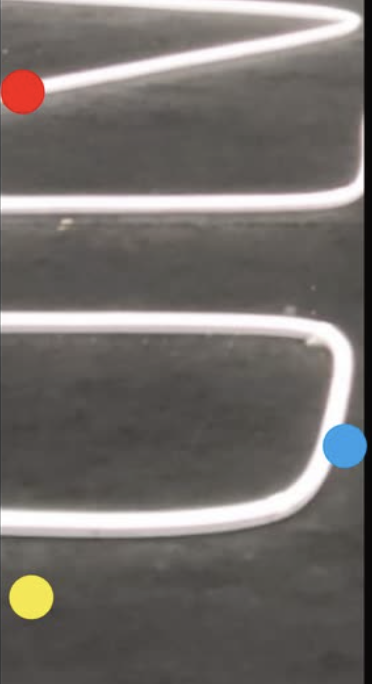
#> input picture beacons.png, 372 x 684 px
$ jupyter execute fullbeaconprocess.ipynb   (shell and % lines are left out)
#> lines starting #> are read from the running program, lines starting #| are printed output that depends on the picture; after the words box and inside, x2 and y2 are one past the last pixel; in counts of white or black regions, pixels touching at a corner belong together
[cell 1]
# Python code for Multiple Color Detection

import cv2
import numpy as np
import matplotlib.pyplot as plt
from IPython.display import Image
import glob
import math


input_img = cv2.imread("beacons.png")
#> input_img is the input picture: shape (684, 372, 3); mean B, G, R 105.8, 109.1, 113.8
img = cv2.resize(input_img, (640, 480))
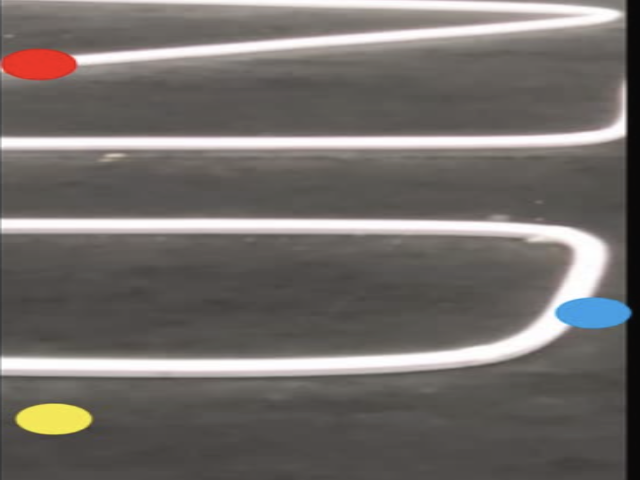
#> img: shape (480, 640, 3); mean B, G, R 105.7, 109.1, 113.8
# Make a copy to draw contour outline
input_image_cpy = img.copy()

hsv = cv2.cvtColor(img, cv2.COLOR_BGR2HSV)
#> hsv: shape (480, 640, 3); mean H, S, V 26, 21.3, 114.7

# define range of red color in HSV
lower_red = np.array([0, 50, 50])
upper_red = np.array([20, 255, 255])

# define range of green color in HSV
lower_yellow = np.array([20, 100, 100])
upper_yellow = np.array([30, 255, 255])

# define range of blue color in HSV
lower_blue = np.array([100, 50, 50])
upper_blue = np.array([130, 255, 255])

# create a mask for red color
mask_red = cv2.inRange(hsv, lower_red, upper_red)
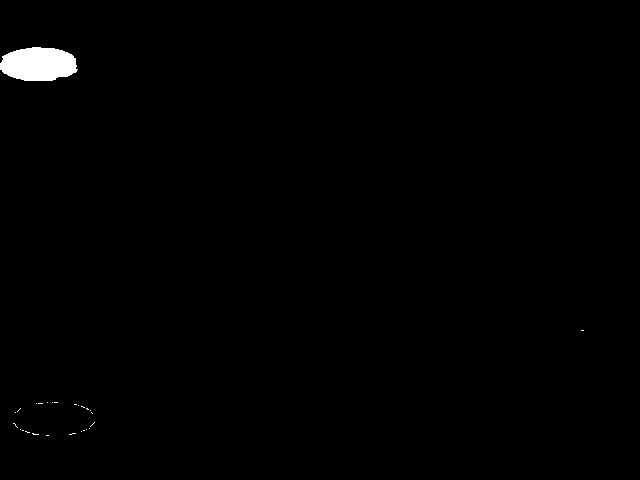
#> mask_red: shape (480, 640); 0.71% white; 27 white regions (26 under 20 px), largest, box (x1, y1, x2, y2) and area: (0, 47, 78, 81) 2106

# create a mask for green color
mask_yellow = cv2.inRange(hsv, lower_yellow, upper_yellow)
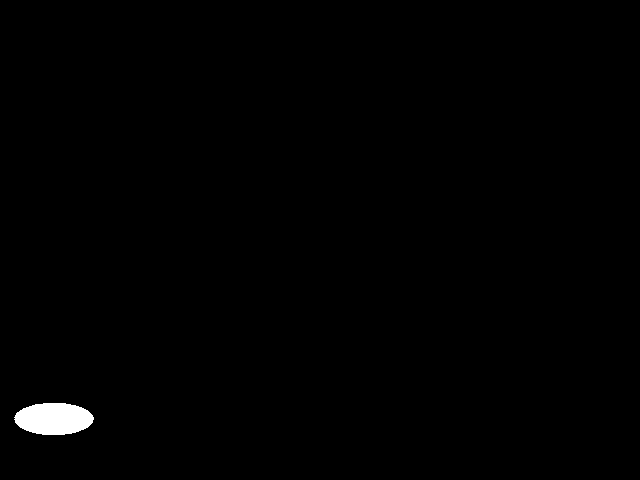
#> mask_yellow: shape (480, 640); 0.66% white; 1 white region, box (x1, y1, x2, y2) and area: (14, 403, 94, 435) 2017

# create a mask for blue color
mask_blue = cv2.inRange(hsv, lower_blue, upper_blue)
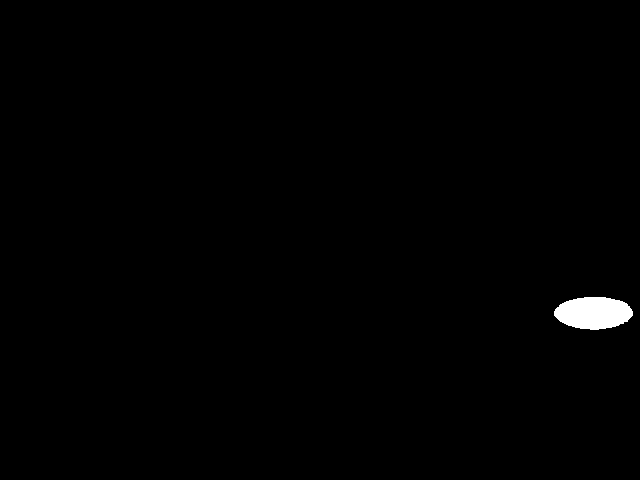
#> mask_blue: shape (480, 640); 0.66% white; 1 white region

# find contours in the red mask
contours_red, _ = cv2.findContours(mask_red, cv2.RETR_TREE, cv2.CHAIN_APPROX_SIMPLE)
#> contours_red = 27 contours, 26 with area under 20; largest, box (x1, y1, x2, y2) and area: (0, 47, 78, 81) 2016

# find contours in the green mask
contours_yellow, _ = cv2.findContours(mask_yellow, cv2.RETR_TREE, cv2.CHAIN_APPROX_SIMPLE)
#> contours_yellow = 1 contour; box (x1, y1, x2, y2) and area: (14, 403, 94, 435) 1932

# find contours in the blue mask
contours_blue, _ = cv2.findContours(mask_blue, cv2.RETR_TREE, cv2.CHAIN_APPROX_SIMPLE)
#> contours_blue = 1 contour; box (x1, y1, x2, y2) and area: (554, 297, 633, 330) 1926

# loop through the red contours and draw a rectangle around them
for cnt in contours_red:
    contour_area = cv2.contourArea(cnt)
    if contour_area > 1000:
        x, y, w, h = cv2.boundingRect(cnt)
        cv2.rectangle(img, (x, y), (x + w, y + h), (0, 0, 255), 2)
        cv2.putText(img, 'Red', (x, y-10), cv2.FONT_HERSHEY_SIMPLEX, 0.9, (0, 0, 255), 2)
#> this loop made 27 passes
#> (contour_area, x, y, w, h) on pass 27: (2015.5, 0, 47, 78, 34)
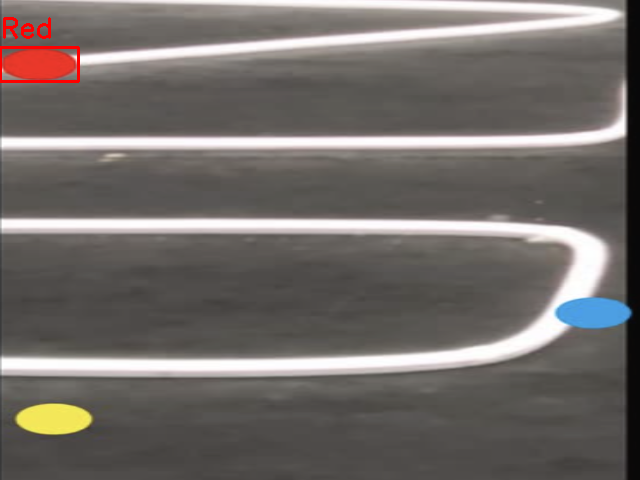
#> img: shape (480, 640, 3); 0.35% of pixels changed, all inside (x1, y1, x2, y2) = (0, 17, 80, 83)

# loop through the green contours and draw a rectangle around them
for cnt in contours_yellow:
    contour_area = cv2.contourArea(cnt)
    if contour_area > 1000:
        x, y, w, h = cv2.boundingRect(cnt)
        cv2.rectangle(img, (x, y), (x + w, y + h), (0, 255, 255), 2)
        cv2.putText(img, 'Yellow', (x, y-10), cv2.FONT_HERSHEY_SIMPLEX, 0.9, (0, 255, 255), 2)
#> this loop made 1 pass
#> (contour_area, x, y, w, h) on pass 1: (1931.5, 14, 403, 80, 32)
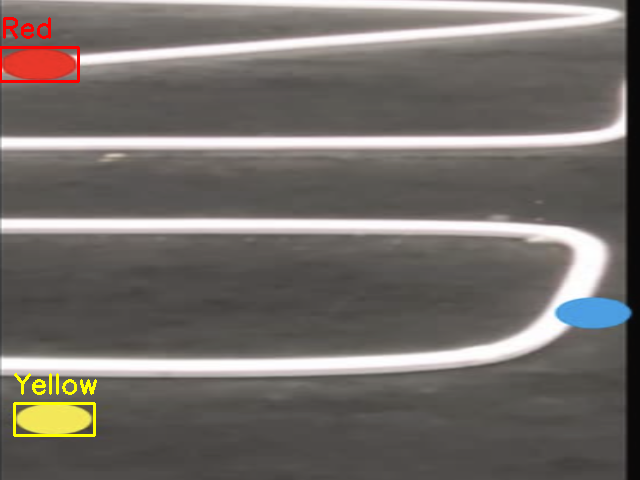
#> img: shape (480, 640, 3); 0.42% of pixels changed, all inside (x1, y1, x2, y2) = (13, 373, 97, 437)

# loop through the blue contours and draw a rectangle around them
for cnt in contours_blue:
    contour_area = cv2.contourArea(cnt)
    if contour_area > 1000:
        x, y, w, h = cv2.boundingRect(cnt)
        cv2.rectangle(img, (x, y), (x + w, y + h), (255, 0, 0), 2)
        cv2.putText(img, 'Blue', (x, y-10), cv2.FONT_HERSHEY_SIMPLEX, 0.9, (255, 0, 0), 2)
#> this loop made 1 pass
#> (contour_area, x, y, w, h) on pass 1: (1926.5, 554, 297, 79, 33)
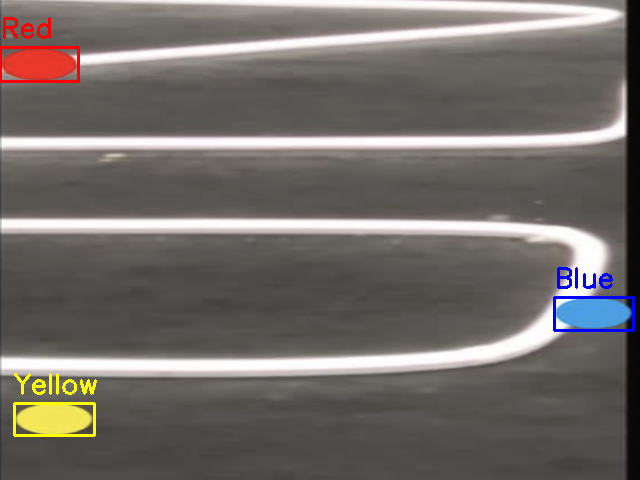
#> img: shape (480, 640, 3); 0.38% of pixels changed, all inside (x1, y1, x2, y2) = (553, 267, 635, 332)

# Display final output for multiple color detection opencv python
cv2.imshow('image', img)
cv2.waitKey(0)
cv2.destroyAllWindows()
